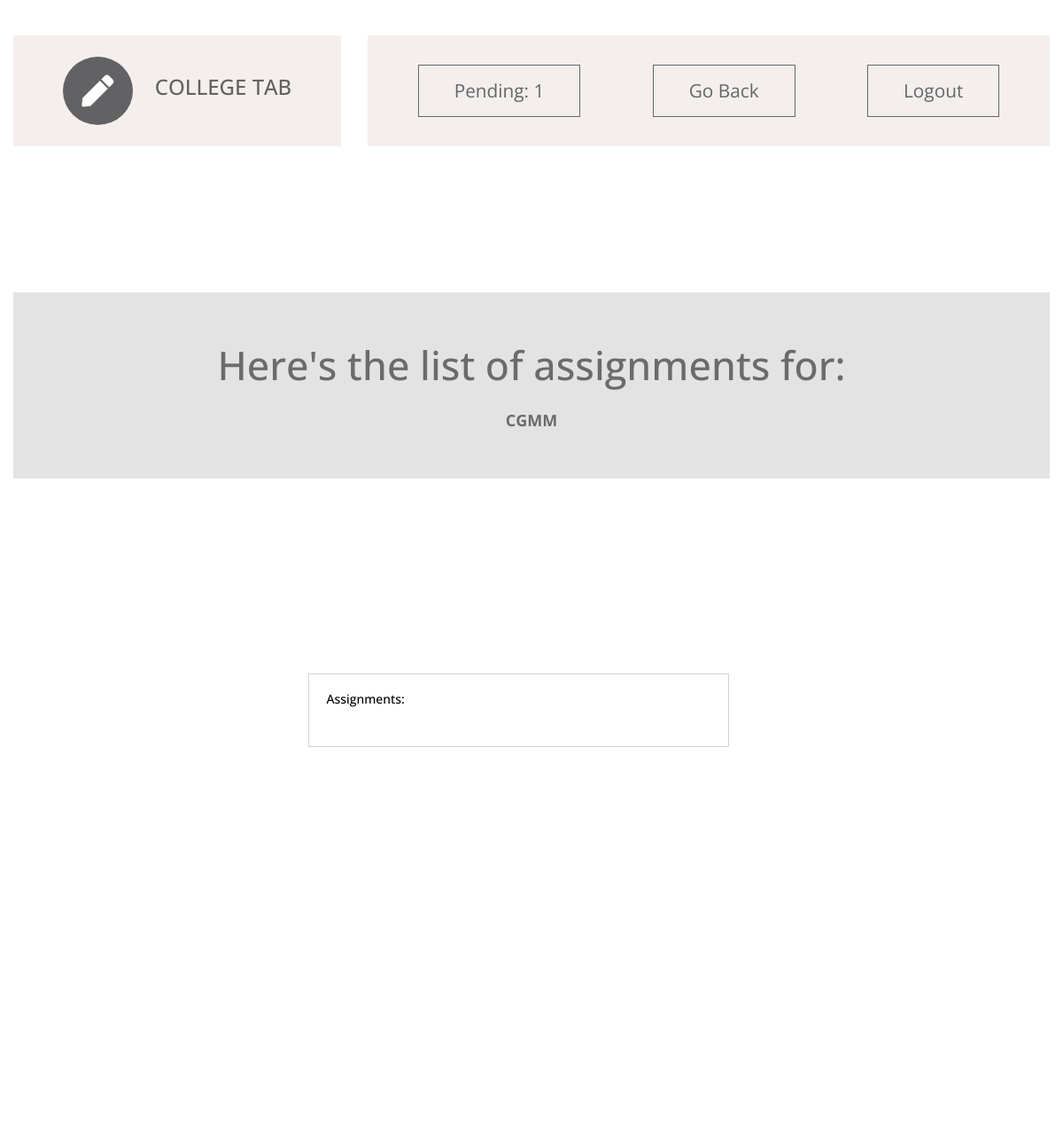
Page /s_dashboard/s_sub_assign/0103IT181055/IT-601 (signed in) on the earlier database version.
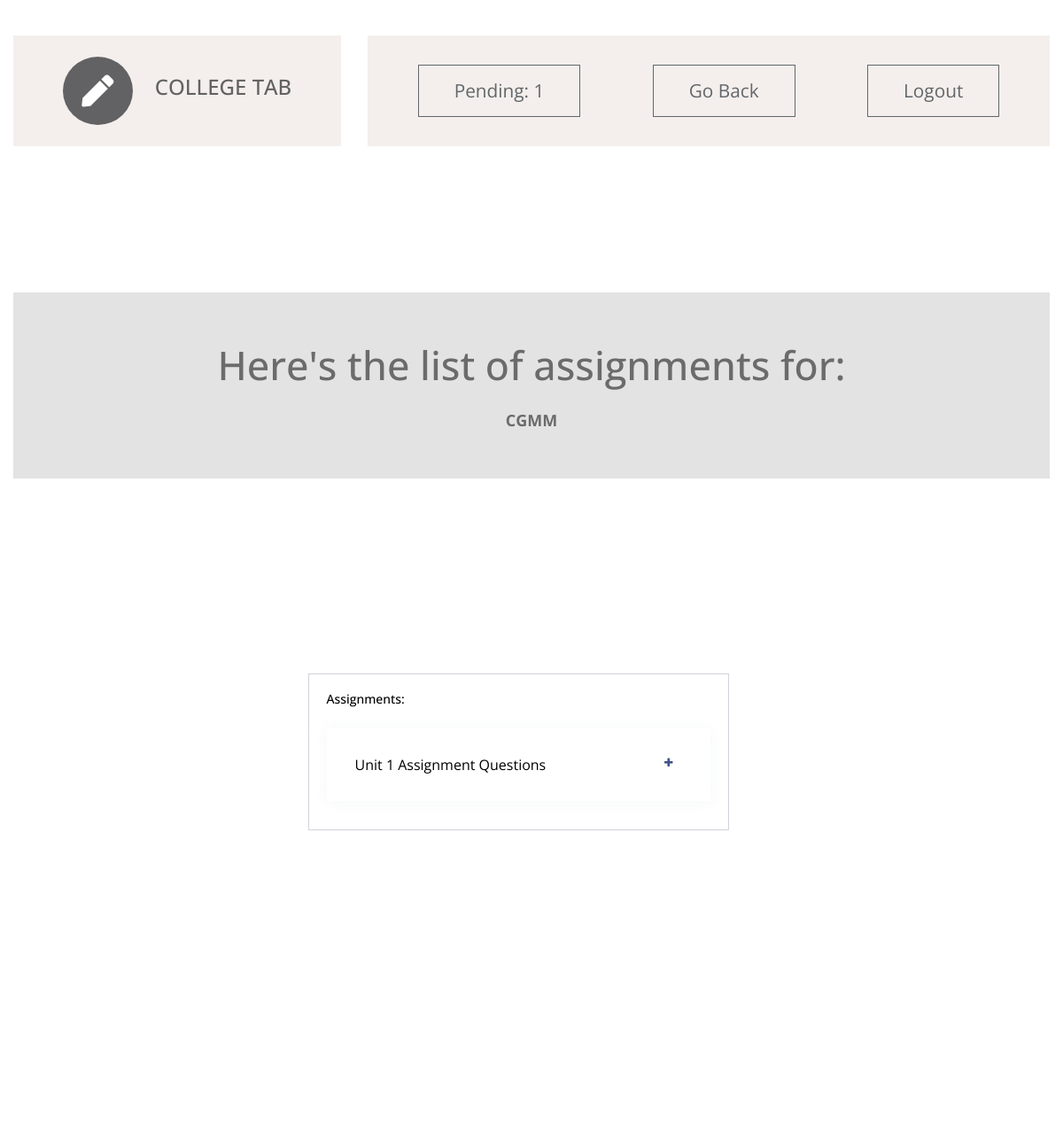
Same page on the later database version.
### ctapp/models.py (models this page shows, shortened)
class assignment(models.Model):
    c_id  = models.ForeignKey(Class,on_delete=models.CASCADE)       #class id
    s_id = models.ForeignKey(subject,on_delete=models.CASCADE)  #subject id
    t_id = models.ForeignKey(teacher,on_delete=models.CASCADE)  #teacher id
    topic = models.CharField(max_length=50)
    last_date = models.DateField()
    assignfile = models.FileField(upload_to=get_directory_for_assignment_details,default="p.pdf")

### ctapp/views.py (the view)
# urls.py: path('s_sub_assign/<str:id>/<str:sub_id>', views.student_subject_assign, name='s_subject_assignment_list'),
@login_required(login_url='s_login/')
def student_subject_assign(request,id,sub_id):           # to list assignements given subject and class
    template = loader.get_template('student_dashboard_subject_assignments.html')
    current_student = student.objects.get(enrollment_number=id)
    current_subject = subject.objects.get(subject_code=sub_id)
    assignment = get_assignments(current_student,current_subject)
    if assignment:
         context = {'student':current_student,'assignment_list':assignment,'subject':current_subject,'error':''}
    else:
        error="No teacher is assigned for this subject yet."
        context={'error':error,'student':current_student,'subject':current_subject}
    return HttpResponse(template.render(context, request))

### ctapp/views.py (called while the page is built)
def get_assignments(student,subject):
    sem = student.sem
    sec = student.sec
    try:
        curr_class = Class.objects.filter(sem=sem).get(sec=sec)
        curr_teacher = teacher_assign.objects.filter(c_id=curr_class).get(s_id=subject)
        return assignment.objects.filter(c_id=curr_class).filter(s_id=subject)
    except assignment.DoesNotExist:
        return 'No assignments'.list()
    except teacher_assign.DoesNotExist:
        return False

### ctapp/templates/student_dashboard_subject_assignments.html (shortened to what the changed rows need)
<!DOCTYPE html>
<html lang="en">
{% load static %}
  <head>
    <link rel="stylesheet" href="{% static 'css/all.min.css' %}" />
    <link rel="stylesheet" href="{% static 'css/bootstrap.min.css' %}" />
    <link rel="stylesheet" href="{% static 'css/templatemo-style.css' %}" />
    <link rel="stylesheet" href='https://cdnjs.cloudflare.com/ajax/libs/font-awesome/4.0.3/css/font-awesome.css' />
  </head>
  <body id="assignmentPage">
    <div class="parallax-window" data-parallax="scroll" data-image-src="{% static 'img/std_assignments.jpg' %}">
      <div class="container-fluid">
        <div class="row tm-brand-row">
          <div class="col-lg-4 col-11">
            <div class="tm-brand-container tm-bg-white-transparent">
              <div class="tm-brand-texts">
                <h1 class="text-uppercase tm-brand-name">College Tab</h1>
              </div>
            </div>
          </div>
        </div>
        <section class="row" id="tmServices">
            <div class="col-12">
               <div class="parallax-window tm-services-parallax-header tm-testimonials-parallax-header"
                    data-parallax="scroll"
                    data-z-index="101"
                    data-image-src="{% static 'img/colors.jpg' %}">
                    <div class="text-center tm-services-header tm-testimonials-header" style="background-color:#E3E3E3";>
                       <h2 class="tm-services-page-title tm-testimonials-page-title">Here's the list of assignments for:</h2>
                   </div>
               </div>
            </div>
            <div class="page-content page-container" id="page-content">
              <div class="padding">
                  <div class="row container d-flex justify-content-center">
                      <div class="col-lg-6 grid-margin stretch-card">
                          <div class="card">
                              <div class="card-body">
                                  <div class="mt-4">
                                      <div class="accordion" id="accordion" role="tablist">
                                        {% for a in assignment_list %}
                                          <div class="card">
                                              <div class="card-header" role="tab" id="heading-1">
                                                  <h6 class="mb-0"><a data-toggle="collapse" href="#open" aria-expanded="false" aria-controls="collapse-1" data-abc="true" class="collapsed">{{a.topic}}</a></h6>
                                              </div>
                                          </div>
                                          {% endfor %}
                                      </div>
                                  </div>
                              </div>
                          </div>
                      </div>
                  </div>
              </div>
          </div>
        </div>
      </div>
    </body>
  </html>

Differences in the rows shown:
added assignment: topic "Unit 1 Assignment Questions"
